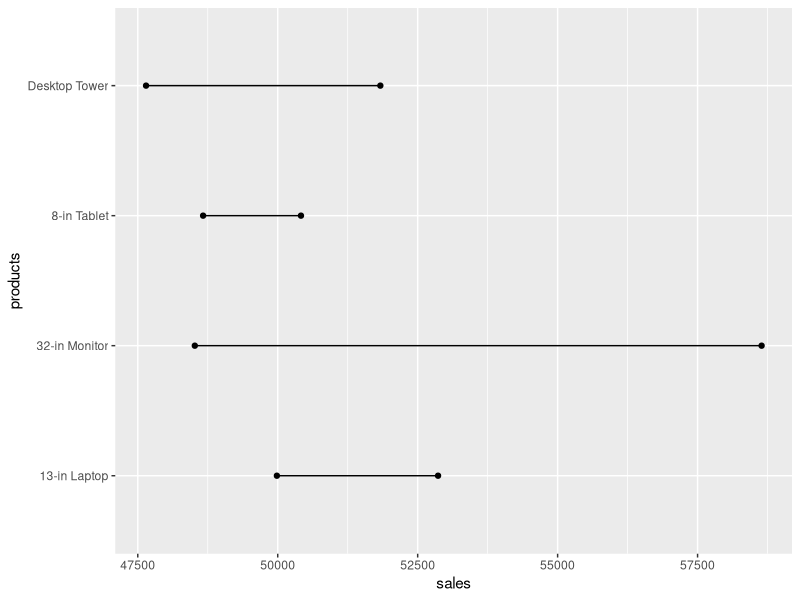
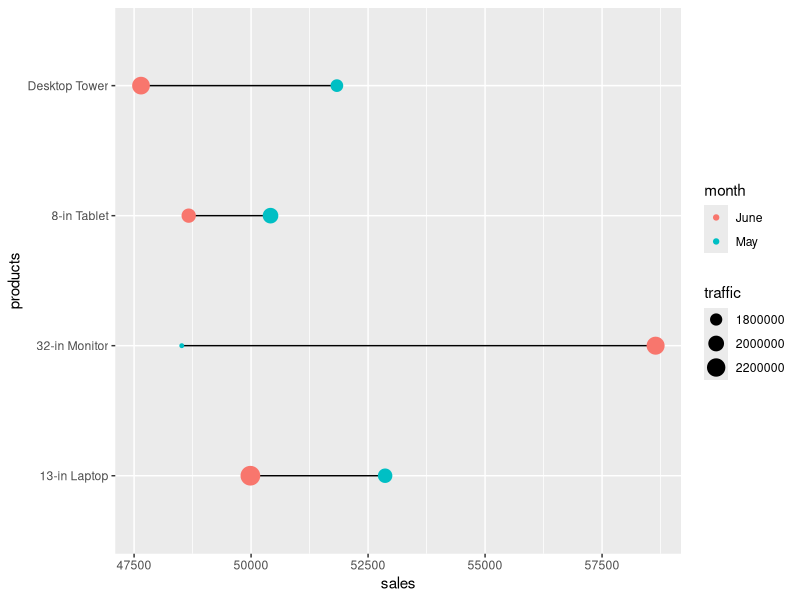
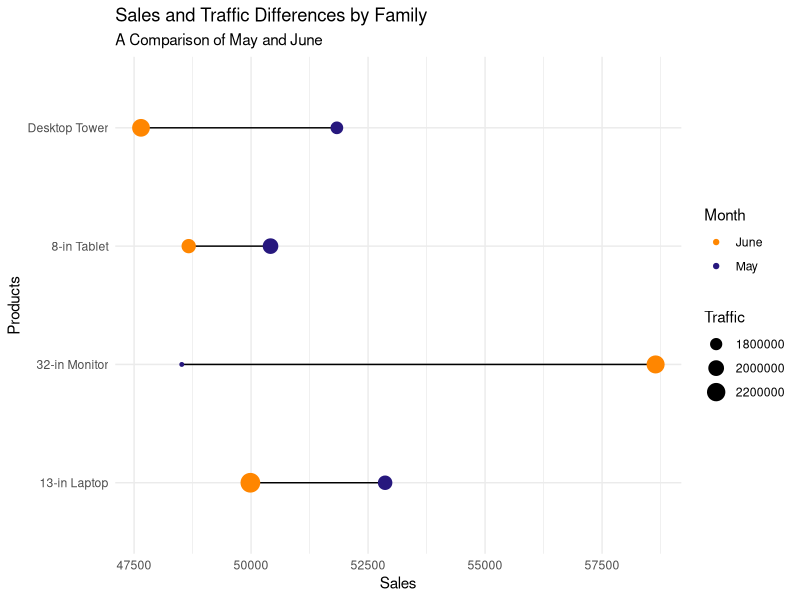
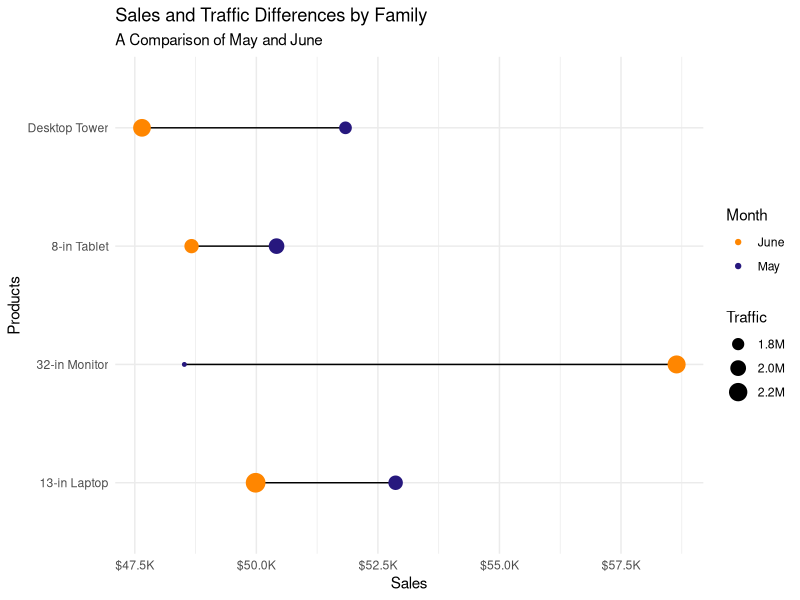

These charts were generated, in order, by the following R code:
##################################
# Cleveland Dot Plots w/ ggplot2 #
# Adam Bushman                   #
##################################

library('ggplot2')
library('scales')
library('dplyr')

data <- data.frame(
  products = rep(c('13-in Laptop', '8-in Tablet', 'Desktop Tower', '32-in Monitor'), 2),
  month = c(rep('May', 4), rep('June', 4)),
  traffic = round(rnorm(8, 2000000, 300000), 0),
  sales = round(rnorm(8, 50000, 7500), 2)
)

pal <- c('#FF8600', '#27187E')


# Basic Cleveland Dot Plot

ggplot(data, aes(sales, products)) +
  geom_line(aes(group = products)) +
  geom_point()


# Adding color and size components

ggplot(data, aes(sales, products)) +
  geom_line(aes(group = products)) +
  geom_point(aes(color = month, size = traffic))


# Using custom colors, adding labels, and using new theme

ggplot(data, aes(sales, products)) +
  geom_line(aes(group = products)) +
  geom_point(aes(color = month, size = traffic)) +
  scale_color_manual(values = pal) +
  ggtitle("Sales and Traffic Differences by Family", "A Comparison of May and June") +
  labs(colour = "Month", size = "Traffic") +
  ylab("Products") +
  xlab("Sales") +
  theme_minimal()


# Formatting numbers of legend and x-axis

ggplot(data, aes(sales, products)) +
  geom_line(aes(group = products)) +
  geom_point(aes(color = month, size = traffic)) +
  scale_color_manual(values = pal) +
  ggtitle("Sales and Traffic Differences by Family", "A Comparison of May and June") +
  labs(size = "Traffic", colour = "Month") +
  scale_size_continuous(labels = label_number(suffix = "M", scale = 1e-6)) +
  scale_x_continuous(labels = label_number(prefix = "$", suffix = "K", scale = 1e-3)) +
  ylab("Products") +
  xlab("Sales") +
  theme_minimal()
